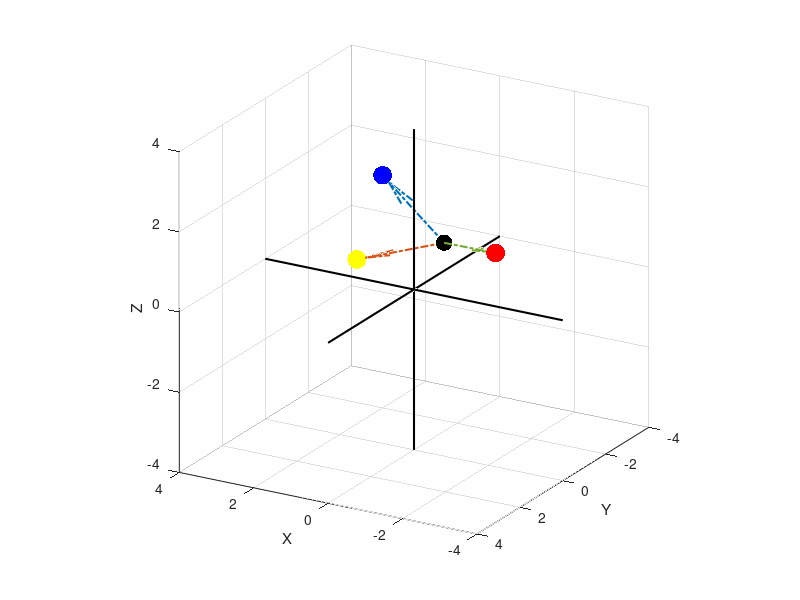

Here is the MATLAB script that generated this plot: (Note: this script raises an error after producing the figure.)
clear all; clc; close all;
%%
global ng delta_t xg;
num_dof = 3;
ng = 3;
nd = 3;
nm = 3; %2-D interface in 3D world
% cm = {[1,2], [3]};
cm = {[1],[2],[3]};
delta_t = 0.05;
% w1 = 0.5;
% w2 = 0.5;

% %CONFIDENCE ARRAYS 
% conf_p = zeros(ng, 1);
% conf_n = zeros(ng, 1);
% conf_pp = zeros(ng, 1);
% conf_nn = zeros(ng, 1);
% 
% Dkjp_c1 = zeros(nd, 1);
% Dkjn_c1 = zeros(nd, 1);
% Dkjp_c2 = zeros(nd, 1);
% Dkjn_c2 = zeros(nd, 1);
% 
% Dkjp = zeros(nd, 1);
% Dkjn = zeros(nd, 1);
% Dkj = zeros(nd, 1);
% Dcm = zeros(nm, 1);
% kstar = 0;
% cmstar = 0;
maxR = 0.5;
minR = -0.5;
minR  + (maxR - minR)*rand(1, ng);
% xg = [minR  + (maxR - minR)*rand(1, ng); -rand(1, ng) - 0.02; 0.5*rand(1, ng) + 0.1] + rand(nd,1)*0.2 - rand(nd,1)*0.2; %random goal positions. These will be treated as fixed parameters.
xg = [2, -2, 1.8;
      -1.5, -1.2, 0.8;
      2, -0.8, 0.1;]';
pg0 = (1/ng)*ones(ng, 1);
pg = (1/ng)*ones(ng, 1);
project_time_list = [1,1,2,2]';
projected_pg_list = zeros(nd*ng, length(project_time_list));
% xr = [0.405, -0.128, 0.287]';
xr = [0,-1.4,0.7]';
%%
%PLOT GOALS AND ROBOT and UH
figure;
colors = {'b', 'r', 'y'};
for i=1:ng
    scatter3(xg(1,i), xg(2,i), xg(3,i), 180, colors{i}, 'filled'); grid on; hold on;
end
% scatter3(xg(1,1:ng), xg(2,1:ng), xg(3,1:ng), 180, 'k', 'filled'); grid on; hold on;
xlabel('X'); ylabel('Y'); zlabel('Z');
scatter3(xr(1), xr(2), xr(3), 140, 'k', 'filled');
% quiver3(xr(1), xr(2), xr(3), uh(1), uh(2), uh(3), 0, 'LineWidth', 2, 'MaxHeadSize', 2); %current robot velocity arrow
for i=1:ng %vectors connecting robot and goals.
    quiver3(xr(1), xr(2), xr(3), xg(1,i) - xr(1), xg(2,i) - xr(2), xg(3,i) - xr(3), 'LineWidth', 1.5, 'LineStyle', '-.');
end
xrange = [-4,4]; %set axis limits
yrange = [-4,4];
zrange = [-4,4];
line(xrange, [0,0], [0,0], 'Color', 'k', 'LineWidth', 1.5); %draw x and y axes.
line([0,0], yrange, [0,0], 'Color', 'k','LineWidth', 1.5);
line([0,0], [0,0], zrange, 'Color', 'k','LineWidth', 1.5);
axis([xrange, yrange, zrange]);
axis square;
view([210,21]);
%%
total_time = 2;
T = 0:delta_t:total_time;
cell_pgs = cell(nm, 1); %for each mode
cell_trajs = cell(nm, 1); %to collect trajectories for each. 
pgs = zeros(ng, length(T), ng); %probabilities for each goal (row), at each time step (column) for each uh towards each goal(3rd)
traj = zeros(nd, length(T), ng);
a = 0.5*rand(ng-1, 1); a = [1-sum(a); a];
for i=1:ng
    pgs(:, 1, i) = (1/ng)*ones(ng, 1); %initialize pg0
%     pgs(:, 1, i) = a;
    traj(:, 1, i) = xr;
end
%%

for i=1:nm %for each mode
    for j=1:ng %for control commands towards each goal
        uh = xg(:, j) - xr;
        zero_dim = setdiff(1:nd,cm{i});
        for jj=1:length(zero_dim)
            uh(zero_dim(jj)) = 0;
        end
        uh = 0.2*(uh/(norm(uh) + realmin));
        for k=1:length(T)-1
             traj(:, k+1, j) = sim_dyn(traj(:, k, j), uh); %sim_dyn intenrally updates global robot state
             pgs(:, k+1, j) = compute_p_of_g_dft(uh, traj(:,k,j), pgs(:, k, j));
        end
    end
    cell_pgs{i} = pgs;
    cell_trajs{i} = traj;
end

%% plot trajectories
% for i=1:nm
%     for ii = 1:ng
%         traj = cell_trajs{i}(:,:,ii);
%         figure;
%         for j=1:length(T)
%             scatter3(traj(1, j), traj(2, j), traj(3, j), 'b', 'filled'); hold on;
%         end
%         xrange = [-1,1]; %set axis limits
%         yrange = [-1,1];
%         zrange = [-1,1];
%         line(xrange, [0,0], [0,0], 'Color', 'k', 'LineWidth', 1.5); %draw x and y axes.
%         line([0,0], yrange, [0,0], 'Color', 'k','LineWidth', 1.5);
%         line([0,0], [0,0], zrange, 'Color', 'k','LineWidth', 1.5);
%         axis([xrange, yrange, zrange]);
%         axis square;
%         view([210,21]);
%     end
% end
%%
figure;
for i=1:nm %number of modes, in columns
    curr_cell = cell_pgs{i};
    for j=1:ng %to each goal, in rows
        pgs_data = curr_cell(:,:, j);
        subplot(ng, nm, (j-1)*nm  + 1 + i - 1);
        plot(T, pgs_data', 'LineWidth', 2); grid on; ylim([0,1.0]);
        if i == 1
            ylabel({strcat('Motion to Goal ', num2str(j)), ' P(g)'} );
        else
            ylabel('P(g)');
        end
        
        xlabel('Time');
        if j == 1
            title(strcat('Control mode ', num2str(i)));
        end
        
    end
end

%%
% min_ws = -0.5;
% max_ws = 0.5;
% num_steps = 8;
% step_size = (max_ws - min_ws)/num_steps;
% ax_p = (min_ws:step_size:max_ws)' +0.001;
% [X,Y,Z] = meshgrid(ax_p);
% ws_points = [X(:) Y(:) Z(:)];
% disamb_modes = zeros(size(ws_points, 1), 1);
% % xr = ws_points(i, :)';
